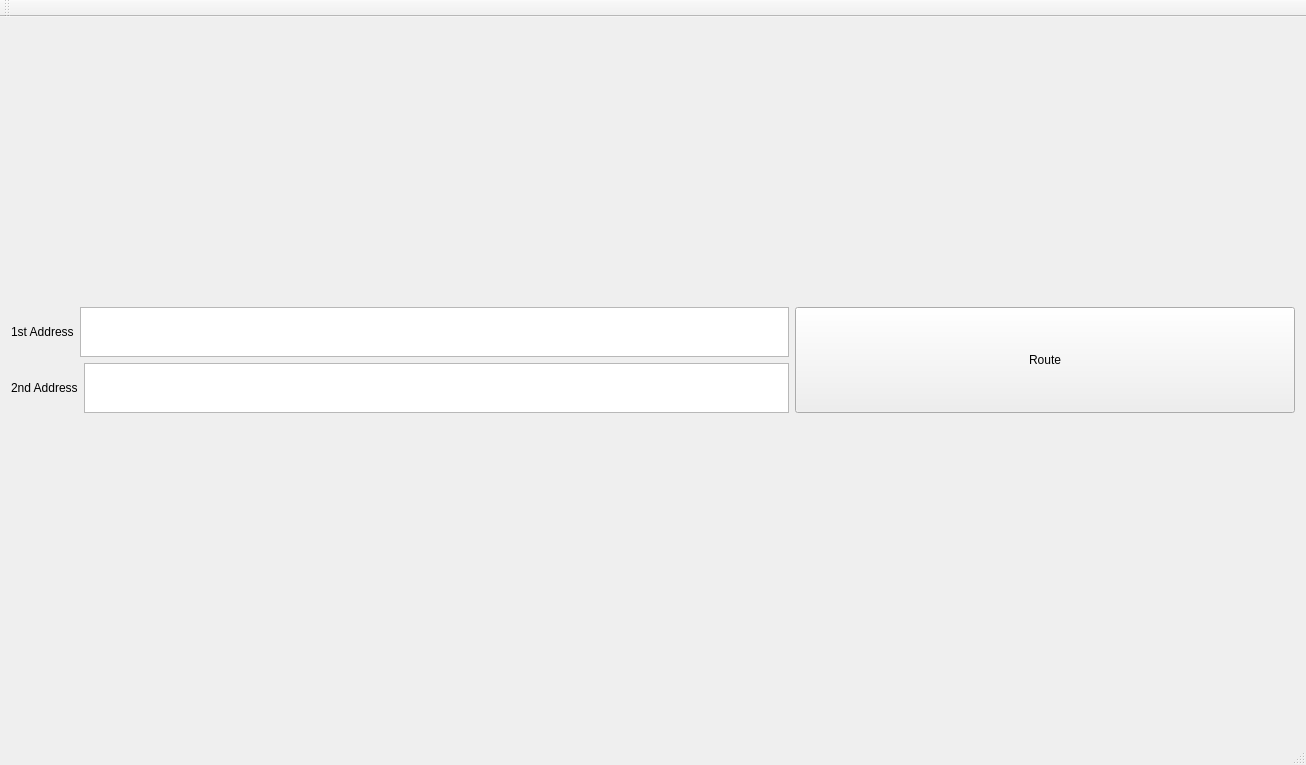
<?xml version="1.0" encoding="UTF-8"?>
<ui version="4.0">
 <class>MainWindow</class>
 <widget class="QMainWindow" name="MainWindow">
  <property name="geometry">
   <rect>
    <x>0</x>
    <y>0</y>
    <width>1306</width>
    <height>765</height>
   </rect>
  </property>
  <property name="windowTitle">
   <string>MainWindow</string>
  </property>
  <widget class="QWidget" name="centralWidget">
   <layout class="QVBoxLayout" name="verticalLayout_2">
    <item>
     <layout class="QVBoxLayout" name="verticalLayout">
      <item>
       <layout class="QGridLayout" name="gridLayout">
        <item row="0" column="1">
         <layout class="QHBoxLayout" name="horizontalLayout_2">
          <item>
           <widget class="QPushButton" name="routeButton">
            <property name="sizePolicy">
             <sizepolicy hsizetype="Preferred" vsizetype="Fixed">
              <horstretch>0</horstretch>
              <verstretch>0</verstretch>
             </sizepolicy>
            </property>
            <property name="minimumSize">
             <size>
              <width>500</width>
              <height>0</height>
             </size>
            </property>
            <property name="maximumSize">
             <size>
              <width>16777215</width>
              <height>150</height>
             </size>
            </property>
            <property name="styleSheet">
             <string notr="true">font: 18pt &quot;MS Shell Dlg 2&quot;;</string>
            </property>
            <property name="text">
             <string>Route</string>
            </property>
           </widget>
          </item>
         </layout>
        </item>
        <item row="0" column="0">
         <layout class="QVBoxLayout" name="verticalLayout_3">
          <item>
           <layout class="QHBoxLayout" name="horizontalLayout_4">
            <item>
             <widget class="QLabel" name="label">
              <property name="sizePolicy">
               <sizepolicy hsizetype="Minimum" vsizetype="Preferred">
                <horstretch>0</horstretch>
                <verstretch>0</verstretch>
               </sizepolicy>
              </property>
              <property name="maximumSize">
               <size>
                <width>100</width>
                <height>50</height>
               </size>
              </property>
              <property name="styleSheet">
               <string notr="true"/>
              </property>
              <property name="text">
               <string>1st Address</string>
              </property>
              <property name="textFormat">
               <enum>Qt::AutoText</enum>
              </property>
             </widget>
            </item>
            <item>
             <widget class="QPlainTextEdit" name="address1_input">
              <property name="sizePolicy">
               <sizepolicy hsizetype="Expanding" vsizetype="Minimum">
                <horstretch>0</horstretch>
                <verstretch>0</verstretch>
               </sizepolicy>
              </property>
              <property name="maximumSize">
               <size>
                <width>16777215</width>
                <height>50</height>
               </size>
              </property>
             </widget>
            </item>
           </layout>
          </item>
          <item>
           <layout class="QHBoxLayout" name="horizontalLayout_3">
            <item>
             <widget class="QLabel" name="label_2">
              <property name="sizePolicy">
               <sizepolicy hsizetype="Minimum" vsizetype="Preferred">
                <horstretch>0</horstretch>
                <verstretch>0</verstretch>
               </sizepolicy>
              </property>
              <property name="maximumSize">
               <size>
                <width>100</width>
                <height>50</height>
               </size>
              </property>
              <property name="text">
               <string>2nd Address</string>
              </property>
             </widget>
            </item>
            <item>
             <widget class="QPlainTextEdit" name="address2_input">
              <property name="sizePolicy">
               <sizepolicy hsizetype="Expanding" vsizetype="Minimum">
                <horstretch>0</horstretch>
                <verstretch>0</verstretch>
               </sizepolicy>
              </property>
              <property name="maximumSize">
               <size>
                <width>16777215</width>
                <height>50</height>
               </size>
              </property>
             </widget>
            </item>
           </layout>
          </item>
         </layout>
        </item>
        <item row="2" column="0" colspan="2">
         <layout class="QHBoxLayout" name="mapLayout"/>
        </item>
        <item row="1" column="0">
         <spacer name="verticalSpacer">
          <property name="orientation">
           <enum>Qt::Vertical</enum>
          </property>
          <property name="sizeType">
           <enum>QSizePolicy::Fixed</enum>
          </property>
          <property name="sizeHint" stdset="0">
           <size>
            <width>20</width>
            <height>40</height>
           </size>
          </property>
         </spacer>
        </item>
       </layout>
      </item>
     </layout>
    </item>
   </layout>
  </widget>
  <widget class="QMenuBar" name="menuBar">
   <property name="geometry">
    <rect>
     <x>0</x>
     <y>0</y>
     <width>1306</width>
     <height>20</height>
    </rect>
   </property>
  </widget>
  <widget class="QToolBar" name="mainToolBar">
   <attribute name="toolBarArea">
    <enum>TopToolBarArea</enum>
   </attribute>
   <attribute name="toolBarBreak">
    <bool>false</bool>
   </attribute>
  </widget>
  <widget class="QStatusBar" name="statusBar"/>
 </widget>
 <layoutdefault spacing="6" margin="11"/>
 <resources/>
 <connections/>
</ui>
